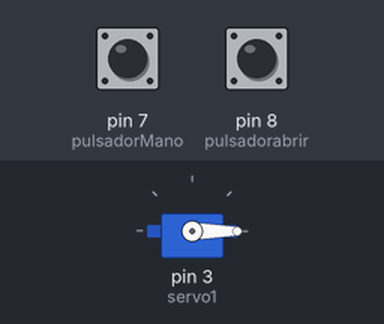
Recording of a sketch running on a simulated Arduino Uno, built with avr-gcc and run on an emulated ATmega328P. Parts: servo. The inputs (shaded band) are chosen by the test bench; at power-on: pin 7 (pulsadorMano) LOW, pin 8 (pulsadorabrir) LOW.

Above: at 1.2 s.
1.3 s: pin 7 (pulsadorMano) pulled HIGH for 0.15 s
At 1.95 s:
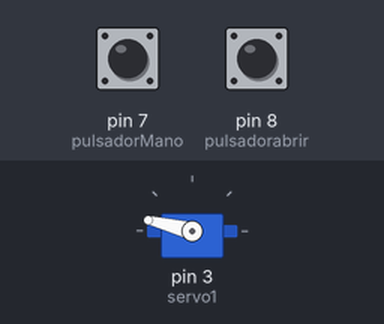
4.4 s: pin 7 (pulsadorMano) pulled HIGH for 1 s
At 5.85 s:
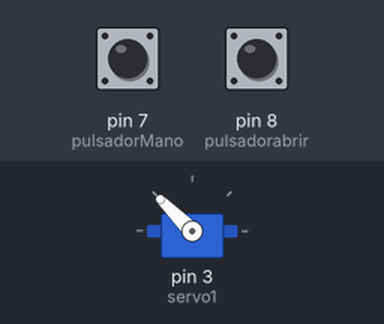
7.4 s: pin 7 (pulsadorMano) pulled HIGH for 3.2 s
At 11.65 s:
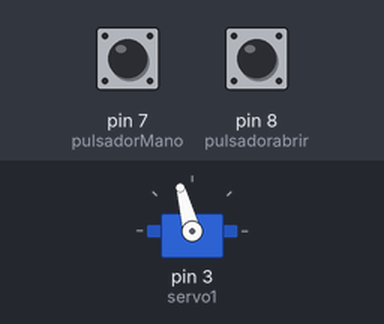
Timing chart, 0 to 14.2 s (numbered marks = the images above; inputs shaded):
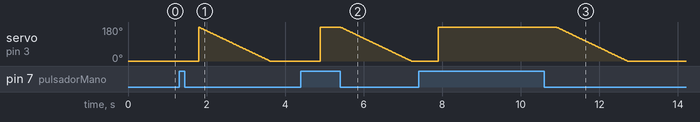

The sketch:

Servomotor.ino
```cpp
#include <Servo.h>


Servo miServo;
const int pulsadorMano =7;
const int pulsadorabrir =8;
//const int led = 5;
const int servo1 = 3;
const int pulsomin =600 ;   //angulo 0
const int pulsomax =2600;   //angulo 180

int flat=0;

void setup() {
 pinMode(servo1  ,OUTPUT);
 pinMode(pulsadorMano  ,INPUT);
 pinMode(pulsadorabrir  ,INPUT);
 miServo.attach(servo1, pulsomin, pulsomax);
 miServo.write(0);
}

void loop() {
  if(digitalRead(pulsadorabrir)==HIGH){
    if(flat==1){
        for (int i = 179; i > 0; i--){
         // Desplazamos al ángulo correspondiente
         miServo.write(i);
         // Hacemos una pausa de 25ms
         delay(10);
       }
         flat=0;
    }
    miServo.write(0);
    delay(1000);
  }else{
  if(digitalRead(pulsadorMano)==HIGH){
     /*
      if(flat==0){
       for (int i = 0; i <= 180; i++) {
        // Desplazamos al ángulo correspondiente
        miServo.write(i);
        // Hacemos una pausa de 25ms
        delay(25);
       }
        flat=1;
      }
      */
      delay(500);
      flat=1;
     miServo.write(180);
  }else{
     // Para el sentido negativo
     if(flat==1){
        for (int i = 179; i > 0; i--){
         // Desplazamos al ángulo correspondiente
         miServo.write(i);
         // Hacemos una pausa de 25ms
         delay(10);
          if(digitalRead(pulsadorMano)==HIGH){
            break;
          }
         }
         flat=0;
    }
     if(digitalRead(pulsadorMano)==LOW){
           miServo.write(0);
          }

  }
  }

}
```
